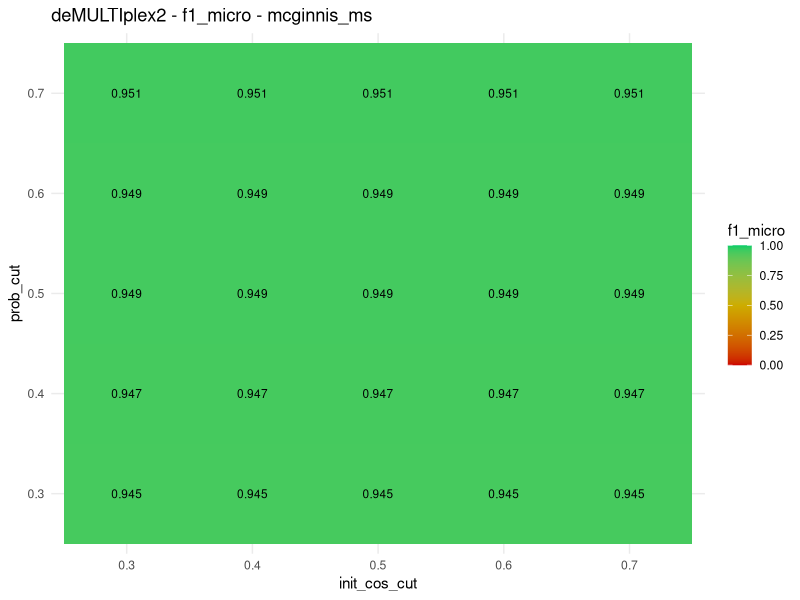
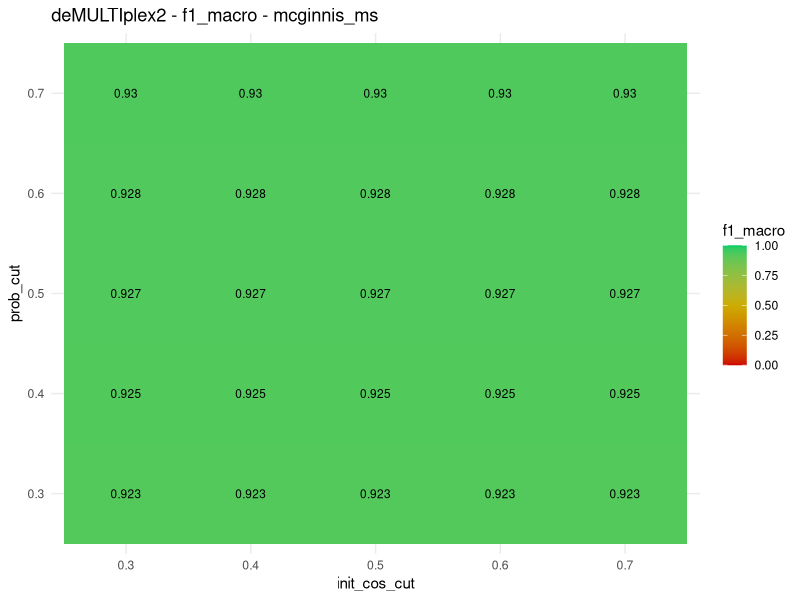
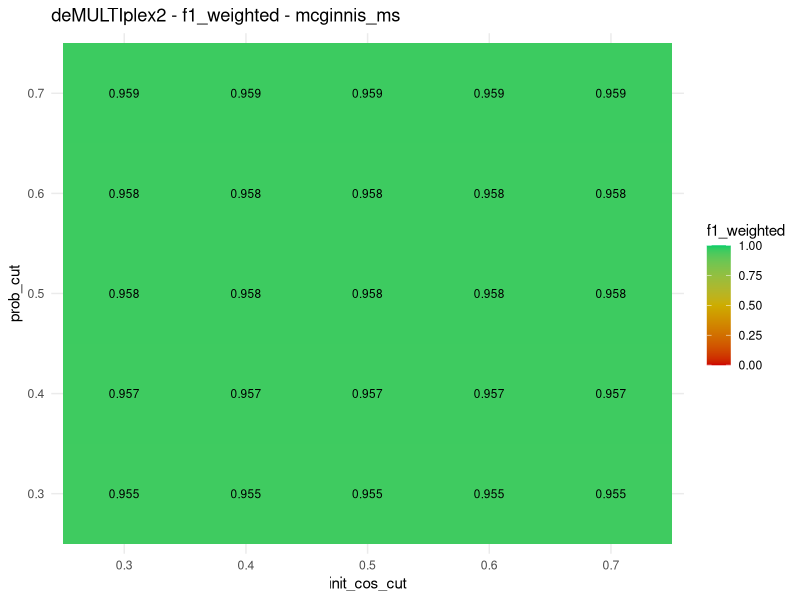
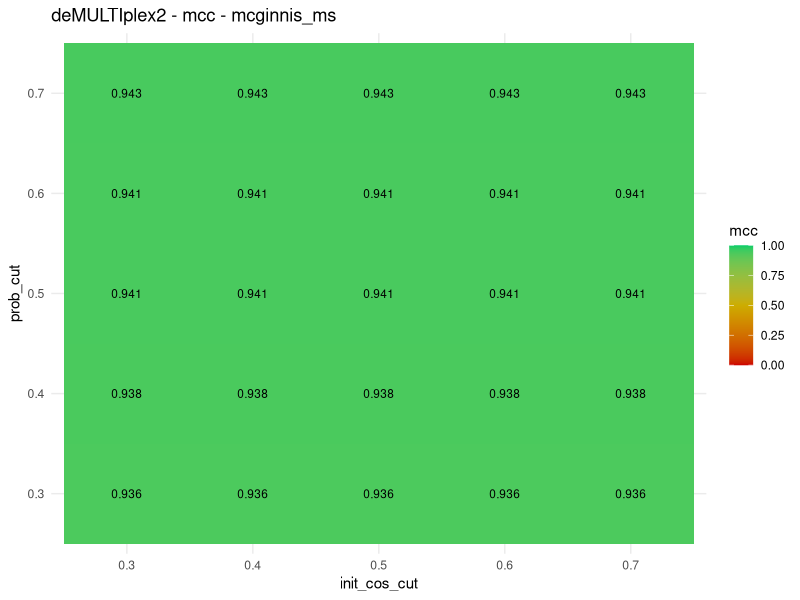
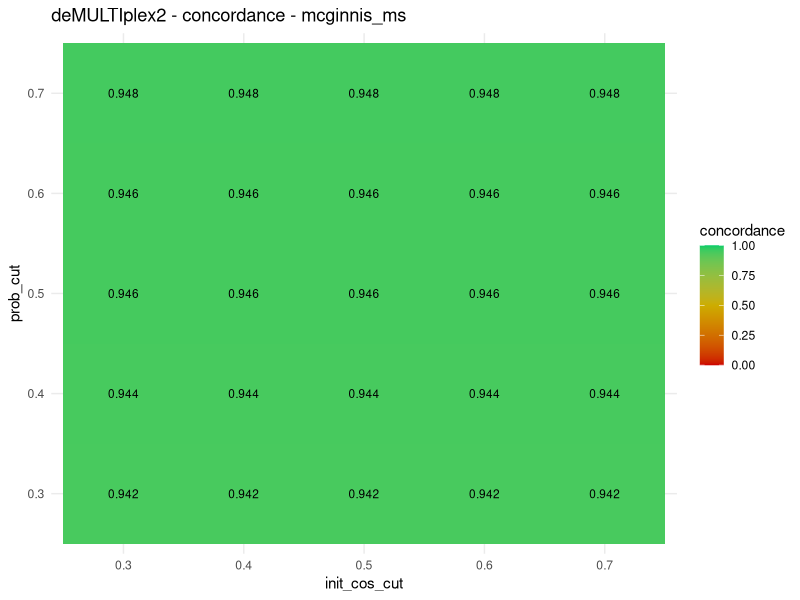
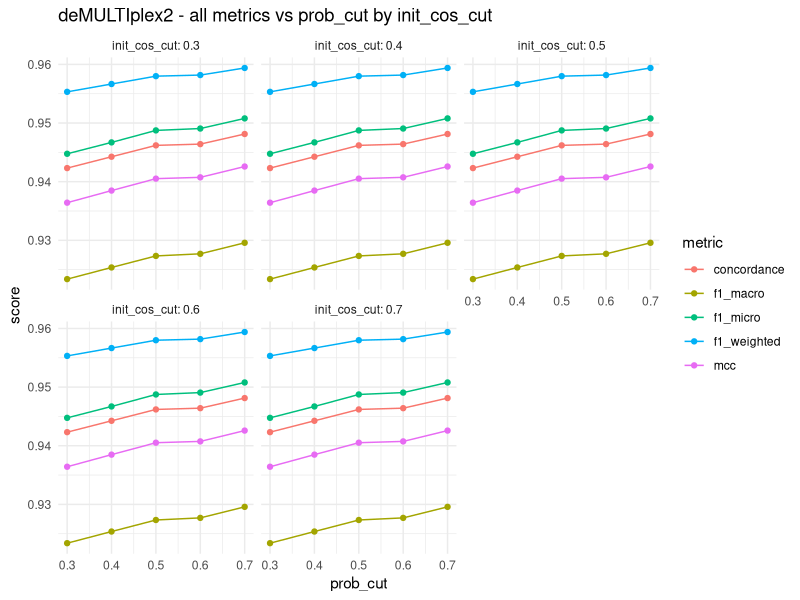
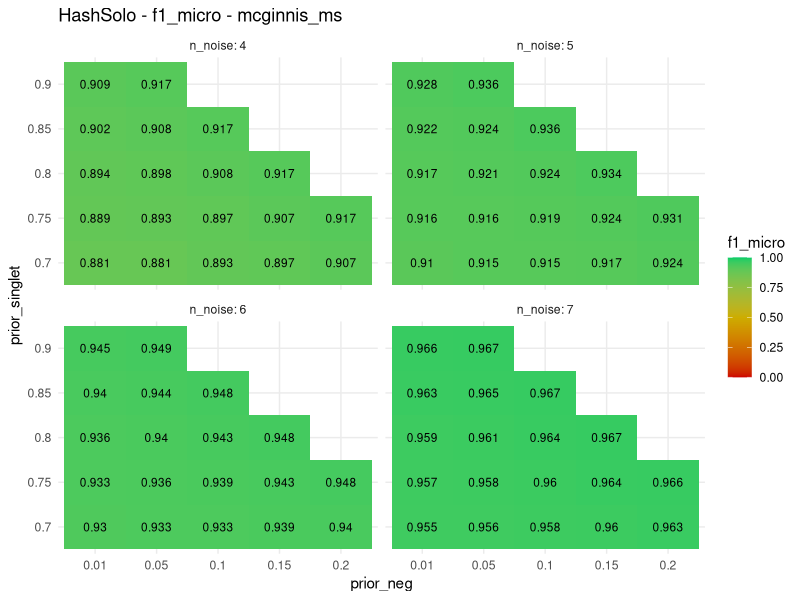
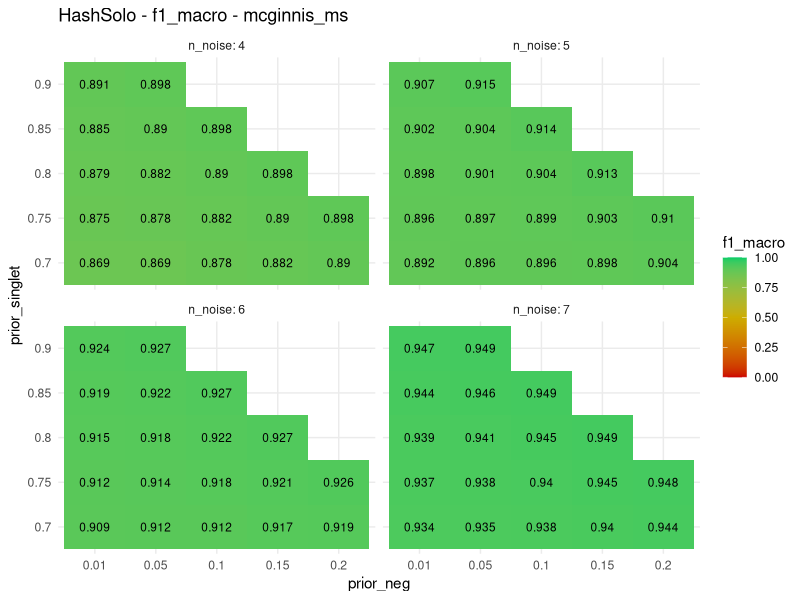

Generate these figures, in order, with R:
#Script to plot scores

# TO RUN:
#        conda activate demux-r
#        Rscript analysis/parameter_analysis/sensitivity_plot.R

library(ggplot2)
library(tidyverse)

#load results
dm2_results_df <- read.csv('analysis/parameter_analysis/dm2_mcginnis_ms.csv')
hashsolo_df <- read.csv('analysis/parameter_analysis/hashsolo_mcginnis_ms.csv')

dir.create('analysis/parameter_analysis/figures', recursive = TRUE, showWarnings = FALSE)

metrics <- c('f1_micro', 'f1_macro', 'f1_weighted', 'mcc', 'concordance')

#dm2 heatmaps
for (metric in metrics) {
  p <- ggplot(dm2_results_df, aes(x = factor(init_cos_cut), y = factor(prob_cut), fill = .data[[metric]])) +
    geom_tile() +
    geom_text(aes(label = round(.data[[metric]], 3)), size = 3) +
    scale_fill_gradient2(low = 'red3', mid = 'gold3', high = 'springgreen3',
                         midpoint = 0.5, limits = c(0, 1)) +
    labs(title = paste('deMULTIplex2 -', metric, '- mcginnis_ms'),
         x = 'init_cos_cut', y = 'prob_cut') +
    theme_minimal()
  
  ggsave(paste0('analysis/parameter_analysis/figures/dm2_', metric, '_mcginnis_ms.pdf'), p)
  print(p)
}

# dm2 line plots
dm2_long <- dm2_results_df %>%
  pivot_longer(cols = c(f1_micro, f1_macro, f1_weighted, mcc, concordance),
               names_to = 'metric', values_to = 'score')

p <- ggplot(dm2_long, aes(x = prob_cut, y = score, color = metric, group = metric)) +
  geom_line() +
  geom_point() +
  facet_wrap(~ init_cos_cut, labeller = label_both) +
  labs(title = 'deMULTIplex2 - all metrics vs prob_cut by init_cos_cut',
       x = 'prob_cut', y = 'score') +
  theme_minimal()

ggsave('analysis/parameter_analysis/figures/dm2_lineplots_mcginnis_ms.pdf', p, width = 12, height = 8)
print(p)

#hsolo heatmaps
for (metric in metrics) {
  p <- ggplot(hashsolo_df, aes(x = factor(prior_neg), y = factor(prior_singlet), fill = .data[[metric]])) +
    geom_tile() +
    geom_text(aes(label = round(.data[[metric]], 3)), size = 3) +
    scale_fill_gradient2(low = 'red3', mid = 'gold3', high = 'springgreen3',
                         midpoint = 0.5, limits = c(0, 1)) +
    facet_wrap(~ n_noise, labeller = label_both) +
    labs(title = paste('HashSolo -', metric, '- mcginnis_ms'),
         x = 'prior_neg', y = 'prior_singlet') +
    theme_minimal()
  
  ggsave(paste0('analysis/parameter_analysis/figures/hashsolo_', metric, '_mcginnis_ms.pdf'), p)
  print(p)
}

#hsolo line plots
hashsolo_long <- hashsolo_df %>%
  pivot_longer(cols = c(f1_micro, f1_macro, f1_weighted, mcc, concordance),
               names_to = 'metric', values_to = 'score')

p <- ggplot(hashsolo_long, aes(x = prior_neg, y = score, color = metric, group = metric)) +
  geom_line() +
  geom_point() +
  facet_grid(n_noise ~ prior_singlet, labeller = label_both) +
  labs(title = 'HashSolo - all metrics vs prior_neg',
       x = 'prior_neg', y = 'score') +
  theme_minimal()

ggsave('analysis/parameter_analysis/figures/hashsolo_lineplots_mcginnis_ms.pdf', p, width = 14, height = 10)
print(p)

message(paste('Done :)'))
